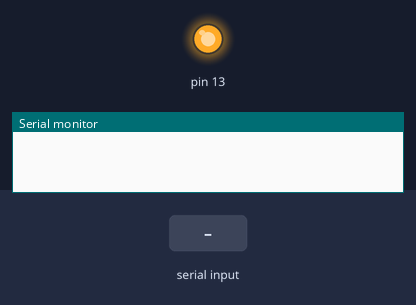
The sketch below on a simulated Arduino Uno, built with avr-gcc and run on an emulated ATmega328P. Shown: output pins drawn as LEDs (lit = HIGH), the last lines printed to the serial monitor. The test bench sets the inputs (shaded band).

Above: at 1.2 s.
1.3 s: "OFF\n" received over Serial
At 2.5 s:
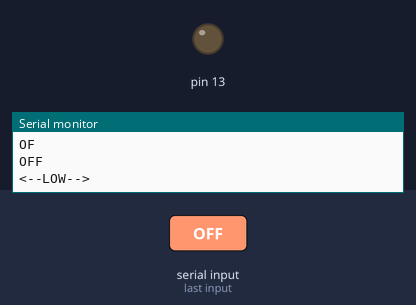
2.8 s: "ON\n" received over Serial
At 3.8 s:
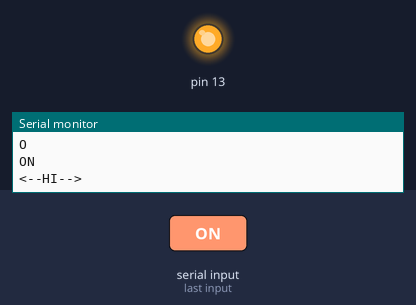
Timing chart, 0 to 5.8 s (numbered marks = the images above; inputs shaded):
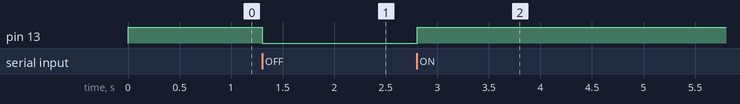

The sketch:

RaspberryPi-arduino.ino
```cpp
#include <String.h>
#define maxLength 64
String inString = String(maxLength);

void setup() {
  Serial.begin(9600);
  pinMode(13, OUTPUT);
  digitalWrite(13, HIGH);
  inString = "";
}

void loop() {
  if (Serial.available() > 0) {
    char inChar = Serial.read();
    if (inString.length() < maxLength) {
      inString.concat(String(inChar));
      if (inChar =='\n') {
        if (inString.startsWith("ON")) {
          Serial.println("<--HI-->");
          digitalWrite(13, HIGH);
        } else if (inString.startsWith("OFF")) {
          Serial.println("<--LOW-->");
          digitalWrite(13, LOW);
        }
        inString = "";
      }
      Serial.println(inString);
    } else {
      Serial.println("Maximum number of characters");
    }
  }
}
```

Measured:
- after the input at 1.3 s, pin 13: HIGH → LOW at once
- after the input at 2.8 s, pin 13: LOW → HIGH at once
